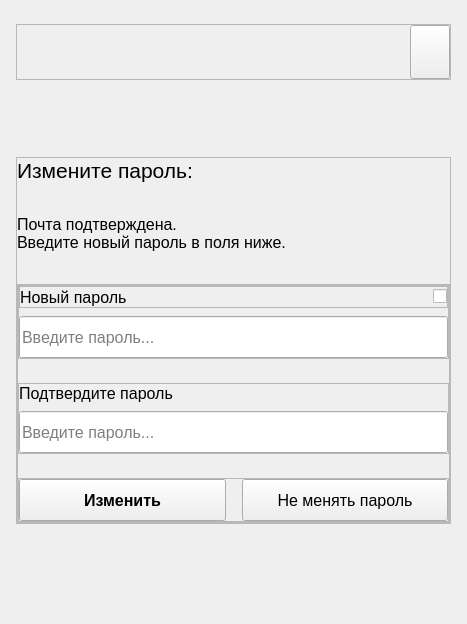
      <widget class="QWidget" name="change_password_change_page">
       <layout class="QVBoxLayout" name="verticalLayout_23">
        <property name="spacing">
         <number>0</number>
        </property>
        <property name="leftMargin">
         <number>16</number>
        </property>
        <property name="topMargin">
         <number>24</number>
        </property>
        <property name="rightMargin">
         <number>16</number>
        </property>
        <property name="bottomMargin">
         <number>24</number>
        </property>
        <item>
         <widget class="QFrame" name="logo_theme_frame_4">
          <property name="sizePolicy">
           <sizepolicy hsizetype="Preferred" vsizetype="Fixed">
            <horstretch>0</horstretch>
            <verstretch>0</verstretch>
           </sizepolicy>
          </property>
          <property name="minimumSize">
           <size>
            <width>0</width>
            <height>56</height>
           </size>
          </property>
          <property name="frameShape">
           <enum>QFrame::StyledPanel</enum>
          </property>
          <property name="frameShadow">
           <enum>QFrame::Raised</enum>
          </property>
          <layout class="QHBoxLayout" name="horizontalLayout_6">
           <property name="leftMargin">
            <number>0</number>
           </property>
           <property name="topMargin">
            <number>0</number>
           </property>
           <property name="rightMargin">
            <number>0</number>
           </property>
           <property name="bottomMargin">
            <number>0</number>
           </property>
           <item>
            <widget class="LogoLabel" name="logo_lable_4">
             <property name="sizePolicy">
              <sizepolicy hsizetype="Expanding" vsizetype="Expanding">
               <horstretch>0</horstretch>
               <verstretch>0</verstretch>
              </sizepolicy>
             </property>
             <property name="styleSheet">
              <string notr="true"/>
             </property>
             <property name="text">
              <string/>
             </property>
            </widget>
           </item>
           <item>
            <spacer name="horizontalSpacer_4">
             <property name="orientation">
              <enum>Qt::Horizontal</enum>
             </property>
             <property name="sizeHint" stdset="0">
              <size>
               <width>40</width>
               <height>20</height>
              </size>
             </property>
            </spacer>
           </item>
           <item>
            <widget class="ThemeButton" name="theme_button_4">
             <property name="sizePolicy">
              <sizepolicy hsizetype="Minimum" vsizetype="Minimum">
               <horstretch>0</horstretch>
               <verstretch>0</verstretch>
              </sizepolicy>
             </property>
             <property name="styleSheet">
              <string notr="true"/>
             </property>
             <property name="text">
              <string/>
             </property>
             <property name="flat">
              <bool>false</bool>
             </property>
            </widget>
           </item>
          </layout>
         </widget>
        </item>
        <item>
         <spacer name="verticalSpacer_7">
          <property name="orientation">
           <enum>Qt::Vertical</enum>
          </property>
          <property name="sizeHint" stdset="0">
           <size>
            <width>20</width>
            <height>77</height>
           </size>
          </property>
         </spacer>
        </item>
        <item>
         <widget class="QFrame" name="content_frame_4">
          <property name="frameShape">
           <enum>QFrame::StyledPanel</enum>
          </property>
          <property name="frameShadow">
           <enum>QFrame::Raised</enum>
          </property>
          <layout class="QVBoxLayout" name="verticalLayout_21">
           <property name="spacing">
            <number>32</number>
           </property>
           <property name="leftMargin">
            <number>0</number>
           </property>
           <property name="topMargin">
            <number>0</number>
           </property>
           <property name="rightMargin">
            <number>0</number>
           </property>
           <property name="bottomMargin">
            <number>0</number>
           </property>
           <item>
            <widget class="QLabel" name="change_password_label_2">
             <property name="font">
              <font>
               <pointsize>16</pointsize>
              </font>
             </property>
             <property name="text">
              <string>Измените пароль:</string>
             </property>
            </widget>
           </item>
           <item>
            <widget class="InfoLabel" name="info_change_password_label_2">
             <property name="font">
              <font>
               <pointsize>12</pointsize>
              </font>
             </property>
             <property name="text">
              <string>Почта подтверждена.
Введите новый пароль в поля ниже.</string>
             </property>
             <property name="wordWrap">
              <bool>true</bool>
             </property>
            </widget>
           </item>
           <item>
            <widget class="QFrame" name="actions_frame_4">
             <property name="frameShape">
              <enum>QFrame::StyledPanel</enum>
             </property>
             <property name="frameShadow">
              <enum>QFrame::Raised</enum>
             </property>
             <layout class="QVBoxLayout" name="verticalLayout_22">
              <property name="spacing">
               <number>24</number>
              </property>
              <property name="leftMargin">
               <number>0</number>
              </property>
              <property name="topMargin">
               <number>0</number>
              </property>
              <property name="rightMargin">
               <number>0</number>
              </property>
              <property name="bottomMargin">
               <number>0</number>
              </property>
              <item>
               <widget class="QFrame" name="password_field_5">
                <property name="frameShape">
                 <enum>QFrame::StyledPanel</enum>
                </property>
                <property name="frameShadow">
                 <enum>QFrame::Raised</enum>
                </property>
                <layout class="QVBoxLayout" name="verticalLayout_25">
                 <property name="spacing">
                  <number>8</number>
                 </property>
                 <property name="leftMargin">
                  <number>0</number>
                 </property>
                 <property name="topMargin">
                  <number>0</number>
                 </property>
                 <property name="rightMargin">
                  <number>0</number>
                 </property>
                 <property name="bottomMargin">
                  <number>0</number>
                 </property>
                 <item>
                  <widget class="QFrame" name="passoword_label_frame_3">
                   <property name="frameShape">
                    <enum>QFrame::StyledPanel</enum>
                   </property>
                   <property name="frameShadow">
                    <enum>QFrame::Raised</enum>
                   </property>
                   <layout class="QHBoxLayout" name="horizontalLayout_13">
                    <property name="spacing">
                     <number>0</number>
                    </property>
                    <property name="leftMargin">
                     <number>0</number>
                    </property>
                    <property name="topMargin">
                     <number>0</number>
                    </property>
                    <property name="rightMargin">
                     <number>0</number>
                    </property>
                    <property name="bottomMargin">
                     <number>0</number>
                    </property>
                    <item>
                     <widget class="QLabel" name="password_label_4">
                      <property name="sizePolicy">
                       <sizepolicy hsizetype="Minimum" vsizetype="Preferred">
                        <horstretch>0</horstretch>
                        <verstretch>0</verstretch>
                       </sizepolicy>
                      </property>
                      <property name="font">
                       <font>
                        <pointsize>12</pointsize>
                       </font>
                      </property>
                      <property name="text">
                       <string>Новый пароль</string>
                      </property>
                     </widget>
                    </item>
                    <item>
                     <spacer name="horizontalSpacer_8">
                      <property name="orientation">
                       <enum>Qt::Horizontal</enum>
                      </property>
                      <property name="sizeHint" stdset="0">
                       <size>
                        <width>306</width>
                        <height>20</height>
                       </size>
                      </property>
                     </spacer>
                    </item>
                    <item>
                     <widget class="ViewPasswordCheckbox" name="view_password_checkBox_3">
                      <property name="text">
                       <string/>
                      </property>
                     </widget>
                    </item>
                   </layout>
                  </widget>
                 </item>
                 <item>
                  <widget class="QLineEdit" name="password_lineEdit_6">
                   <property name="minimumSize">
                    <size>
                     <width>0</width>
                     <height>42</height>
                    </size>
                   </property>
                   <property name="font">
                    <font>
                     <pointsize>12</pointsize>
                    </font>
                   </property>
                   <property name="echoMode">
                    <enum>QLineEdit::Password</enum>
                   </property>
                   <property name="placeholderText">
                    <string>Введите пароль...</string>
                   </property>
                   <property name="clearButtonEnabled">
                    <bool>false</bool>
                   </property>
                  </widget>
                 </item>
                </layout>
               </widget>
              </item>
              <item>
               <widget class="QFrame" name="password_field_4">
                <property name="frameShape">
                 <enum>QFrame::StyledPanel</enum>
                </property>
                <property name="frameShadow">
                 <enum>QFrame::Raised</enum>
                </property>
                <layout class="QVBoxLayout" name="verticalLayout_24">
                 <property name="spacing">
                  <number>8</number>
                 </property>
                 <property name="leftMargin">
                  <number>0</number>
                 </property>
                 <property name="topMargin">
                  <number>0</number>
                 </property>
                 <property name="rightMargin">
                  <number>0</number>
                 </property>
                 <property name="bottomMargin">
                  <number>0</number>
                 </property>
                 <item>
                  <widget class="QLabel" name="password_label_7">
                   <property name="sizePolicy">
                    <sizepolicy hsizetype="Minimum" vsizetype="Preferred">
                     <horstretch>0</horstretch>
                     <verstretch>0</verstretch>
                    </sizepolicy>
                   </property>
                   <property name="font">
                    <font>
                     <pointsize>12</pointsize>
                    </font>
                   </property>
                   <property name="text">
                    <string>Подтвердите пароль</string>
                   </property>
                  </widget>
                 </item>
                 <item>
                  <widget class="QLineEdit" name="password_lineEdit_5">
                   <property name="minimumSize">
                    <size>
                     <width>0</width>
                     <height>42</height>
                    </size>
                   </property>
                   <property name="font">
                    <font>
                     <pointsize>12</pointsize>
                    </font>
                   </property>
                   <property name="echoMode">
                    <enum>QLineEdit::Password</enum>
                   </property>
                   <property name="placeholderText">
                    <string>Введите пароль...</string>
                   </property>
                   <property name="clearButtonEnabled">
                    <bool>false</bool>
                   </property>
                  </widget>
                 </item>
                </layout>
               </widget>
              </item>
              <item>
               <widget class="QFrame" name="login_buttons_4">
                <property name="frameShape">
                 <enum>QFrame::StyledPanel</enum>
                </property>
                <property name="frameShadow">
                 <enum>QFrame::Raised</enum>
                </property>
                <layout class="QHBoxLayout" name="horizontalLayout_9">
                 <property name="spacing">
                  <number>16</number>
                 </property>
                 <property name="leftMargin">
                  <number>0</number>
                 </property>
                 <property name="topMargin">
                  <number>0</number>
                 </property>
                 <property name="rightMargin">
                  <number>0</number>
                 </property>
                 <property name="bottomMargin">
                  <number>0</number>
                 </property>
                 <item>
                  <widget class="PrimaryButton" name="change_pushButton">
                   <property name="minimumSize">
                    <size>
                     <width>0</width>
                     <height>42</height>
                    </size>
                   </property>
                   <property name="font">
                    <font>
                     <pointsize>12</pointsize>
                     <weight>75</weight>
                     <bold>true</bold>
                    </font>
                   </property>
                   <property name="text">
                    <string>Изменить</string>
                   </property>
                  </widget>
                 </item>
                 <item>
                  <widget class="TertiaryButton" name="have_account_pushButton_3">
                   <property name="minimumSize">
                    <size>
                     <width>0</width>
                     <height>42</height>
                    </size>
                   </property>
                   <property name="font">
                    <font>
                     <pointsize>12</pointsize>
                    </font>
                   </property>
                   <property name="text">
                    <string>Не менять пароль</string>
                   </property>
                  </widget>
                 </item>
                </layout>
               </widget>
              </item>
             </layout>
            </widget>
           </item>
          </layout>
         </widget>
        </item>
        <item>
         <spacer name="verticalSpacer_8">
          <property name="orientation">
           <enum>Qt::Vertical</enum>
          </property>
          <property name="sizeHint" stdset="0">
           <size>
            <width>20</width>
            <height>76</height>
           </size>
          </property>
         </spacer>
        </item>
       </layout>
      </widget>
